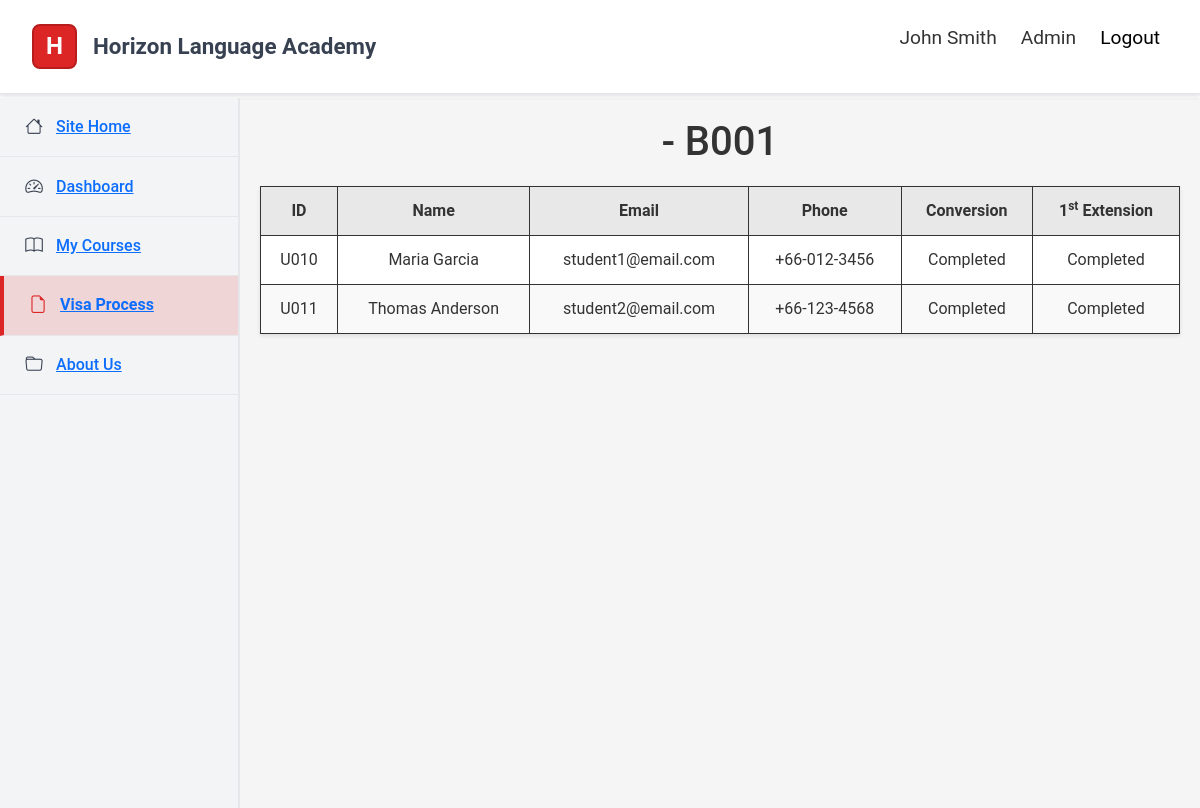
/visastatus.php?batch=B001 (signed in), run on the app's committed database.
### tables this page shows
CREATE TABLE student (
  student_id    VARCHAR(50) PRIMARY KEY,
  batch_id      VARCHAR(50),
  FOREIGN KEY (student_id) REFERENCES users(user_id)
    ON UPDATE CASCADE ON DELETE CASCADE
);

CREATE TABLE users (
  user_id      VARCHAR(50) PRIMARY KEY,
  user_name    VARCHAR(100) NOT NULL,
  user_email   VARCHAR(100) UNIQUE,
  user_ph_no   VARCHAR(20),
  password     VARCHAR(255),
  role        ENUM('Admin','Teacher','Student','VisaSupportOfficer') NOT NULL
);

### visastatus.php (the view, shortened to what this page needs)
<?php
$course = $_GET['course'];
$batch = $_GET['batch'];
$pdo = db();
$sql = "
SELECT
    s.student_id,
    u.user_name AS student_name,
    u.user_email AS student_email,
    u.user_ph_no AS student_ph_no
FROM student AS s
INNER JOIN users AS u
    ON s.student_id = u.user_id
WHERE s.batch_id = '$batch'
;
";
$stmt = $pdo->prepare($sql);
$stmt->execute();
$students = $stmt->fetchAll(PDO::FETCH_ASSOC);
?>
<!DOCTYPE html>
<html lang="en">
<head>
    <link href="https://cdn.jsdelivr.net/npm/bootstrap@5.3.7/dist/css/bootstrap.min.css" rel="stylesheet">
    <link rel="stylesheet" href="https://cdn.jsdelivr.net/npm/bootstrap-icons@1.13.1/font/bootstrap-icons.min.css">
    <link rel="stylesheet" href="static/style.css">
</head>
<body>
    <?php include 'header.php'; ?>
    <div class="row g-0">
        <?php include 'sidebar.php'; ?>
         <div class="col-lg-10 col-md-9 col-8 main-content">
            <h1><?php echo $course?> - <?php echo $batch ?></h1>
            <table>
                <thead>
                    <tr>
                        <th>ID</th>
                        <th>Name</th>
                        <th>Email</th>
                        <th>Phone</th>
                        <th>Conversion</th>
                        <th>1<sup>st</sup> Extension</th>
                    </tr>
                </thead>
                <tbody>
                    <?php foreach ($students as $student): ?>
                        <tr>
                            <td class="id-col"><?php echo $student['student_id'] ?></td>
                            <td class="name-col"><?php echo $student['student_name'] ?></td>
                            <td class="email-col"><?php echo $student['student_email'] ?></td>
                            <td class="phone-col"><?php echo $student['student_ph_no'] ?></td>
                            <td>Completed</td>
                            <td>Completed</td>
                        </tr>
                    <?php endforeach; ?>
                </tbody>
            </table>
        </div>
    </div>
</body>
</html>

### header.php
<div class="top-header">
    <div class="d-flex justify-content-between align-items-center">
        <div class="logo-section">
            <div class="logo-box">H</div>
            <span class="brand-title">Horizon Language Academy</span>
        </div>
        <?php if ($_SESSION['logged_in']): ?>
            <div class="header-icons">
                <p class="icon-btn"><?php echo $_SESSION['user_name']?></p>
                <p class="icon-btn"><?php echo $_SESSION['role']?></p>
                <form method="post" action="logout.php" style="display: inline;">
                    <button type="submit" class="icon-btn">Logout</button>
                </form>
            </div>
        <?php else: ?>
            <div class="header-icons">
                <a href="login.php">Login</a>
            </div>
        <?php endif; ?>
    </div>
</div>

### sidebar.php (shortened to what this page needs)
<?php
$isLoggedIn = $_SESSION['logged_in'];
$role = strtolower($_SESSION['role']);
?>
<div class="col-lg-2 col-md-3 col-4 main-sidebar">
            <div class="sidebar-item" data-page="index.php">
                <i class="bi bi-house"></i>
                <a href="index.php">Site Home</a>
            </div>
            <?php if ($isLoggedIn): ?>
                <div class="sidebar-item" data-page="dashboard.php">
                    <i class="bi bi-speedometer2"></i>
                    <a href="dashboard.php">Dashboard</a>
                </div>
            <?php endif; ?>
            <?php if ($isLoggedIn && $role !== "visasupportofficer"): ?>
                <div class="sidebar-item" data-page="mycourses.php">
                    <i class="bi bi-book"></i>
                    <a href="mycourses.php">My Courses</a>
                </div>
            <?php endif; ?>
            <?php if ($isLoggedIn && ($role === "visasupportofficer" || $role === "admin")): ?>
                <div class="sidebar-item" data-page="visaprocess.php">
                    <i class="bi bi-file-earmark"></i>
                    <a href="visaprocess.php">Visa Process</a>
                </div>
            <?php endif; ?>
            <div class="sidebar-item" data-page="aboutus.php">
                    <i class="bi bi-folder"></i>
                    <a href="aboutus.php">About Us</a>
            </div>
</div>

### static/style.css (style rules this page uses)
:root { --primary-red: #dc2626; --dark-gray: #374151; --light-gray: #f3f4f6; --border-gray: #e5e7eb; --blue-accent: #3b82f6; }
body { align-items: center; background-color: #ffffff; color: #333; font-family: -apple-system, Arial, BlinkMacSystemFont, Geneva, 'Helvetica Neue'; font-family: Roboto, sans-serif, 'Segoe UI', Tahoma, Verdana; justify-content: center; margin: 0; padding-top: 90px; }
h1 { text-align: center; color: #333; }
table { width: 100%; border-collapse: collapse; background-color: white; box-shadow: 0 2px 4px rgba(0, 0, 0, 0.1); margin: 20px auto; }
th, td { border: 1px solid #333; padding: 12px; text-align: center; }
th { background-color: #e8e8e8; font-weight: bold; }
tr:nth-child(even) { background-color: #f9f9f9; }
.main-content { background-color: #f5f5f5; margin-left: 240px; margin-top: 1vh; width: calc(100% - 240px); padding: 20px; min-height: calc(100vh - 90px); }

### static/header.css (style rules this page uses)
.top-header { background-color: white; border-bottom: 2px solid var(--border-gray); padding: 1rem 2rem; box-shadow: 0 2px 4px rgba(0, 0, 0, 0.1); position: fixed; top: 0; left: 0; width: 100%; z-index: 1999; }
.logo-section { display: flex; align-items: center; gap: 1rem; }
.logo-box { width: 45px; height: 45px; background-color: var(--primary-red); border-radius: 8px; display: flex; align-items: center; justify-content: center; color: white; font-weight: bold; font-size: 1.5rem; border: 2px solid #b91c1c; }
.brand-title { font-size: 1.4rem; font-weight: 700; color: var(--dark-gray); }
.header-icons { display: flex; gap: 0.5rem; }
.icon-btn { background: none; border: none; padding: 0.5rem; font-size: 1.2rem; cursor: pointer; border-radius: 50%; transition: background-color 0.3s; }

### static/sidebar.css (style rules this page uses)
.main-sidebar { background-color: var(--light-gray); border-right: 2px solid var(--border-gray); position: fixed; left: 0; width: 240px; height: calc(100vh - 90px); overflow-y: auto; margin-top: 1vh; z-index: 99999; }
.sidebar-item { padding: 1rem 1.5rem; border-bottom: 1px solid var(--border-gray); display: flex; align-items: center; gap: 0.75rem; cursor: pointer; transition: all 0.3s ease; color: var(--dark-gray); font-weight: 500; }
.sidebar-item i { width: 20px; text-align: center; font-size: 1.1rem; }
.sidebar-item.active { background-color: rgba(220, 38, 38, 0.15); color: var(--primary-red); border-left: 4px solid var(--primary-red); font-weight: 600; }

### data on the page
student: student_id "U010", student_id.user_name "Maria Garcia", student_id.user_email "student1@email.com", student_id.user_ph_no "+66-012-3456"
student: student_id "U011", student_id.user_name "Thomas Anderson", student_id.user_email "student2@email.com", student_id.user_ph_no "+66-123-4568"

### other printed values
$_SESSION['user_name'] "John Smith"
$_SESSION['role'] "Admin"
$batch "B001"
